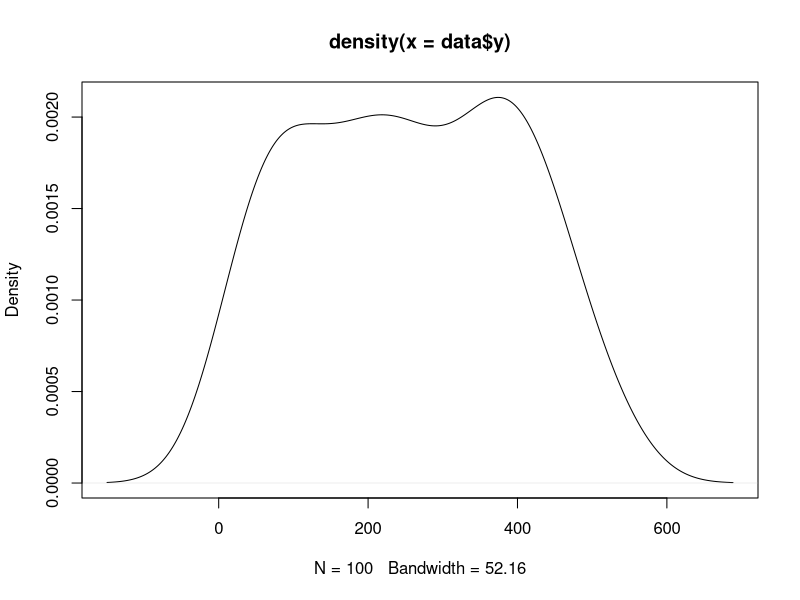
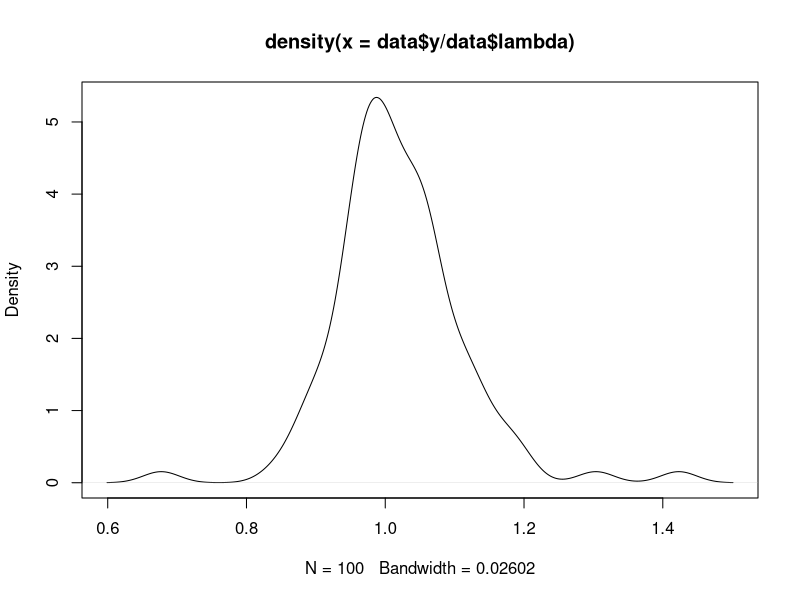
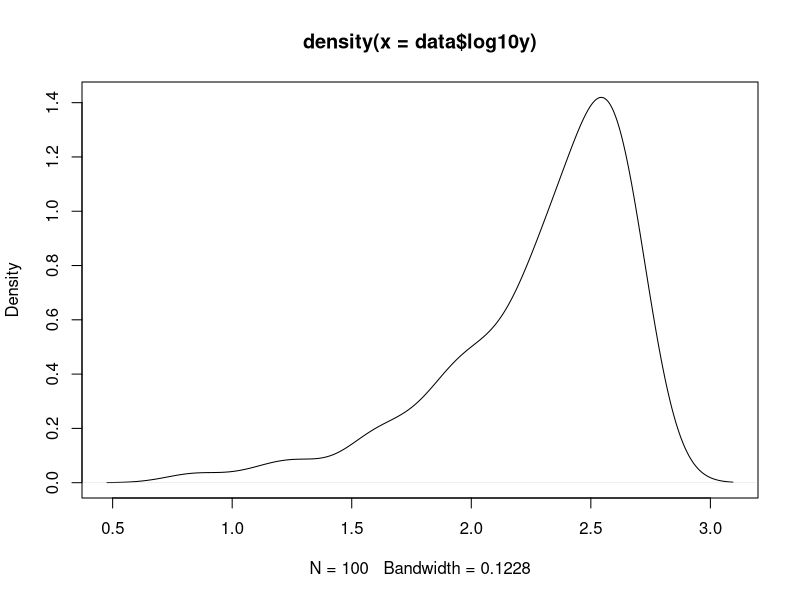

The R script that drew these images, in order:
#Hart & Book HW3 ZOO955
require(dplyr)

B0 = 1
B1 = 5

data = data.frame(x = seq(1,100), lambda = NA, y = NA, log10y = NA)

for(i in 1:nrow(data)){
  
  data$lambda[i] = B0 + B1*(data$x[i])
  data$y[i] = rpois(1, data$lambda[i])
  data$log10y[i] = log10(data$y[i])
  
}

plot(density(data$y))
plot(density(data$y/data$lambda))

plot(density(data$log10y))


plm = glm(y ~ x, family = 'poisson', data = data)
summary(plm)

llm = glm(log10y ~ x, family = 'gaussian', data = data)
summary(llm)
